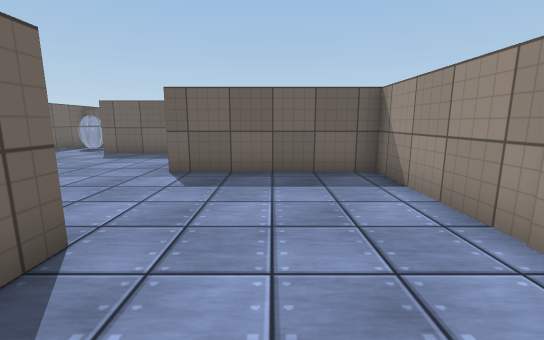
[1] (above)

24 first-person views from a walk through a scene from a Unity 3-D project. The camera is 1.2 m above the floor, tilts 10° down and sees 90° across. The floor is counted in squares, 1 m on a side. Each view is taken from the middle of a square. On the plan, view 1 faces up. The plan holds only what a view shows up to about 13 squares ahead; the rest is blank. Surface patterns are stand-ins for the level's own textures.

[2]
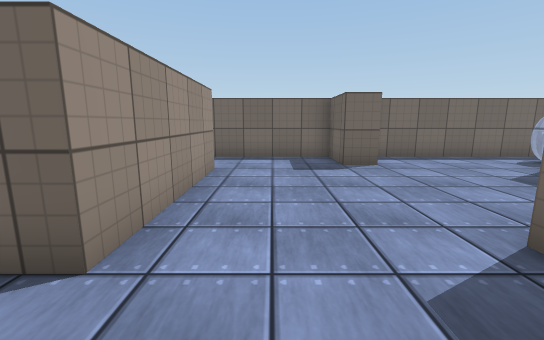

[3]
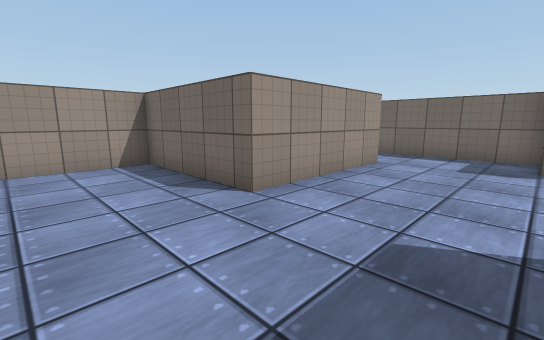

[4]
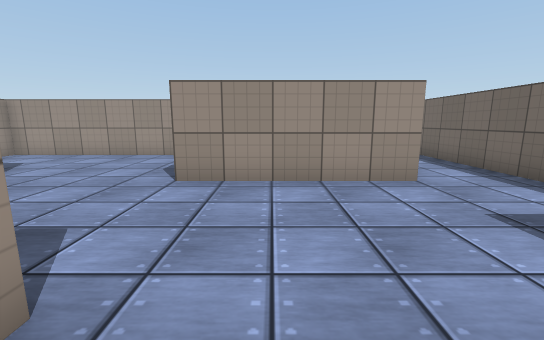

[5]
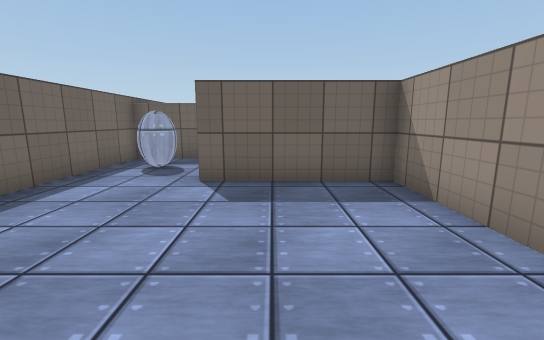

[6]
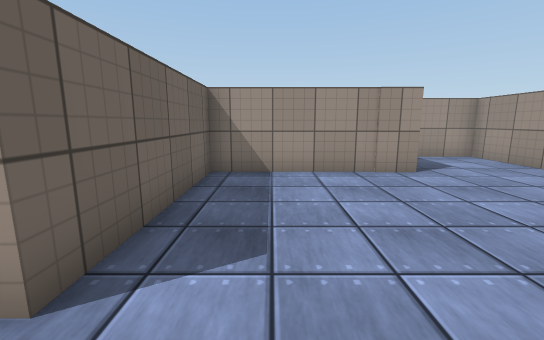

[7]
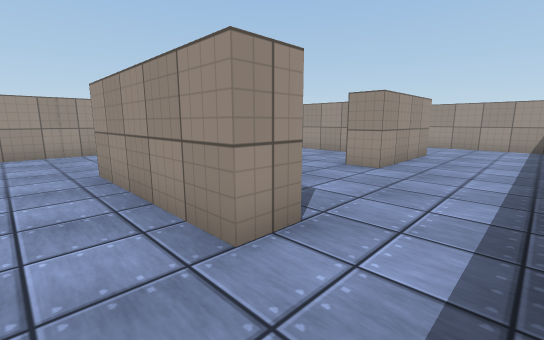

[8]
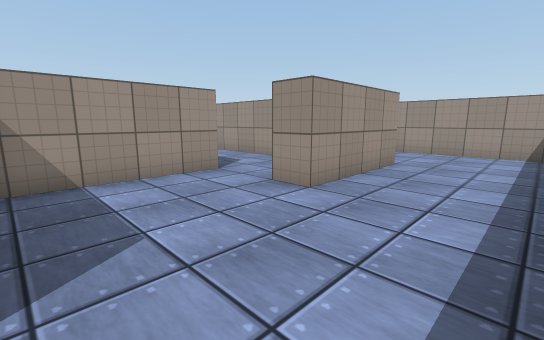

[9]
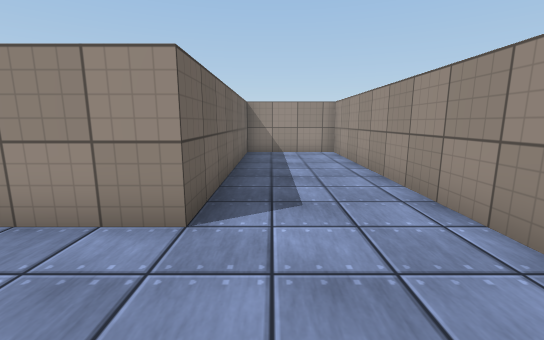

[10]
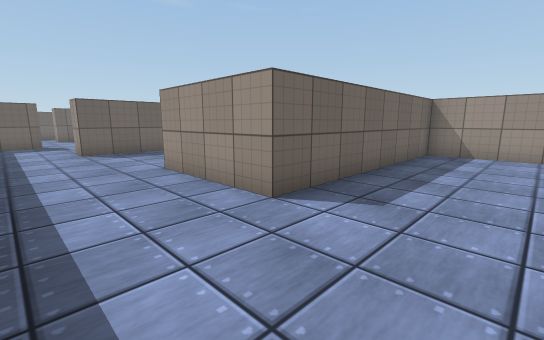

[11]
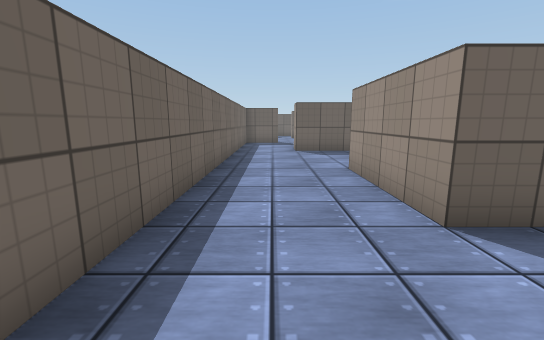

[12]
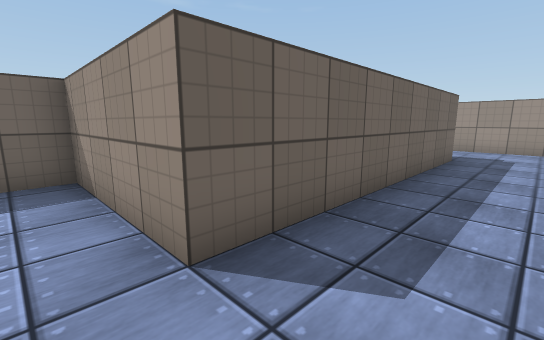

[13]
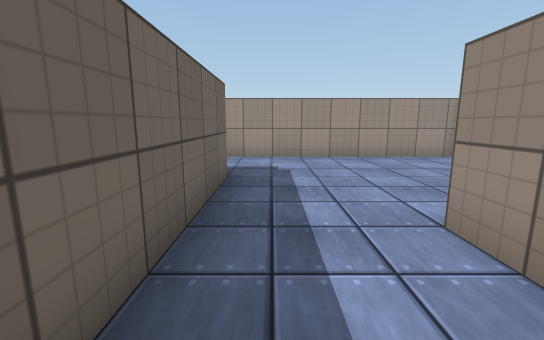

[14]
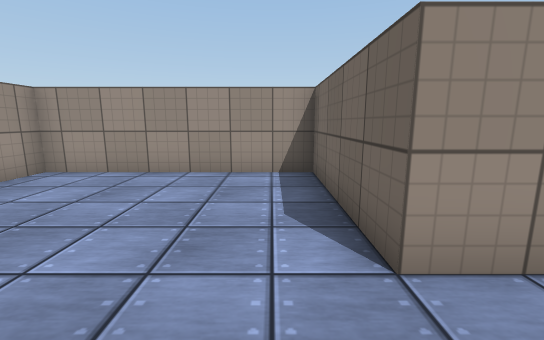

[15]
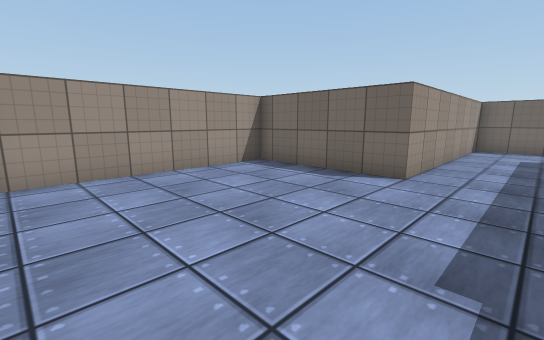

[16]
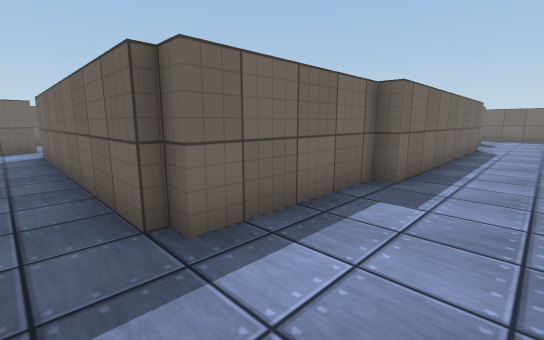

[17]
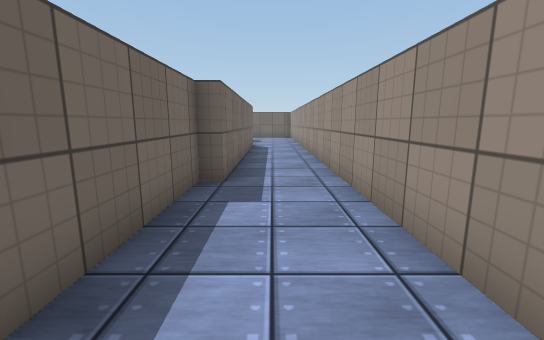

[18]
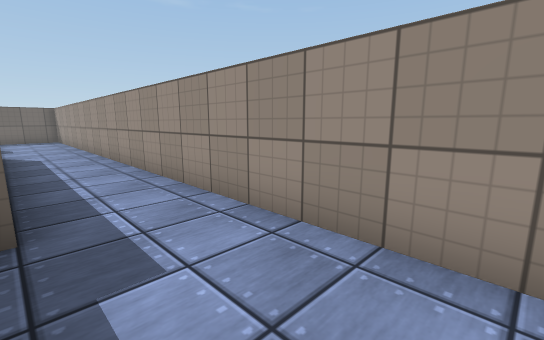

[19]
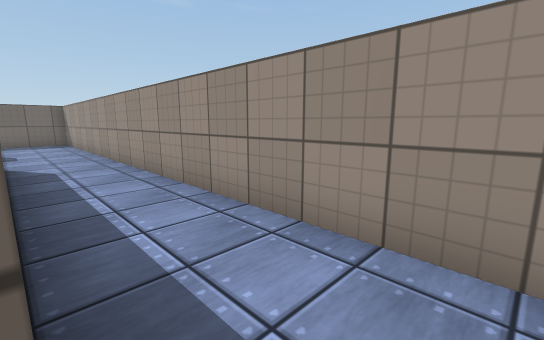

[20]
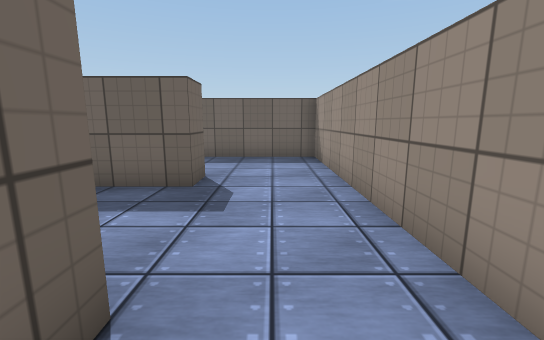

[21]
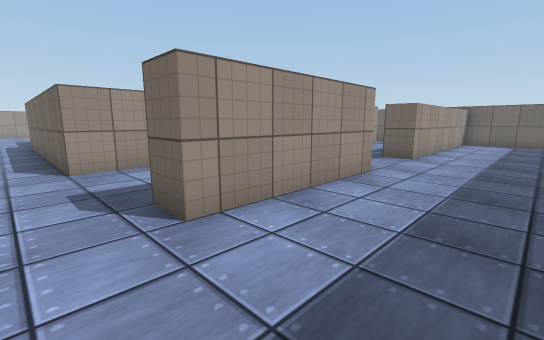

[22]
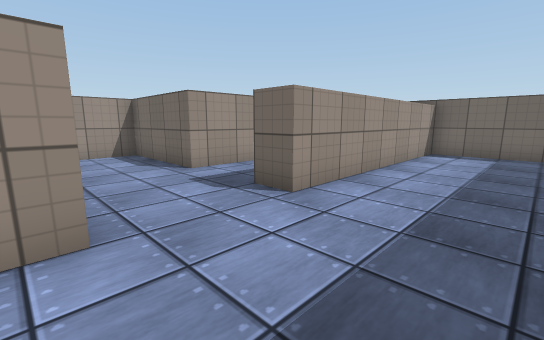

[23]
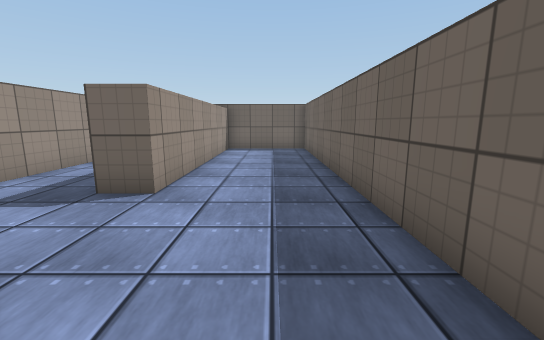

[24]
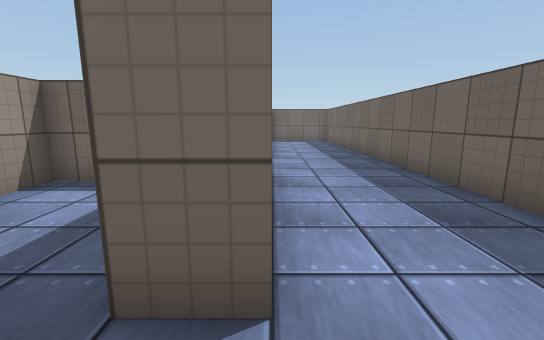

### Floor plan
Points are (right, up) in squares from view 1. A wall is a line through its corners. A room is listed if a view was taken in it or the views show most of it. See-through windows are left out.
Room 1 (views 1, 2, 3, 4, 5, 6, 7)
walls: (-7.6, 7.1) (-7.6, 6) (-9.5, 6) (-9.5, 1.5); (-7, 1.5) (-7, 2.5) (-2, 2.5) (-2, -2) (5.5, -2) (5.5, -0.1); (2.6, 1.4) (2.6, 6.5) (-2.5, 6.5) (-2.5, 10.5) (-6.5, 10.5); (-7.4, 14) (-9.5, 14) (-9.5, 7.6)
ways out: opening at (-8.5, 2) to room 2; opening at (-7, 12) to room 4; gap at (-8, 13) to room 4
Room 2 (views 8, 9, 10, 11)
walls: (-3, -3) (-3, 1.5) (-7, 1.5); (-9.1, -10.5) (2, -10.5) (2, -7) (-6, -7) (-6, -3) (-5, -3); (-9.5, 1.5) (-9.5, -8.6)
ways out: opening at (-8.5, 2) to room 1; opening at (-4, -3) to room 3
Room 3 (views 12, 13, 14, 15, 16, 17, 18, 19)
walls: (6.1, -3) (-3, -3); (7, 1.5) (6.5, 1.5) (6.5, -2.7) (6, -2.7); (-5, -3) (-5, -6) (3, -6) (3, -10.5) (9.5, -10.5) (9.5, 0.5)
ways out: opening at (-4, -3) to room 2; opening at (8.5, 1.5) to room 4
Room 4 (views 20, 21, 22, 23, 24)
walls: (2.5, 11.4) (2.5, 10.5) (3.6, 10.5); (1.4, 15) (6.5, 15) (6.5, 14) (4.6, 14); (5.1, 10.5) (7, 10.5) (7, 1.5); (-5.2, 11.5) (-1.5, 11.5) (-1.5, 7.5) (0.2, 7.5); (9.5, 0.5) (9.5, 18.5) (-9.5, 18.5) (-9.5, 15) (-1.5, 15) (-1.5, 14)
ways out: opening at (-7, 12) to room 1; gap at (-8, 13) to room 1; opening at (8.5, 1.5) to room 3

Positions as (right, up) in squares from view 1, and headings:
1: (0, 0), facing up
2: (0, 4), facing left
3: (1, 6), facing down-left
4: (-4, 8), facing down
5: (-5, 5), facing up
6: (-4, 5), facing right
7: (-9, 4), facing down-right
8: (-9, 1), facing down-right
9: (-9, -8), facing right
10: (-9, -10), facing up-right
11: (-8, -10), facing up
12: (-4, -5), facing up-right
13: (0, -4), facing right
14: (4, -4), facing down
15: (9, -4), facing down-left
16: (9, -4), facing up-left
17: (8, -4), facing up
18: (7, -2), facing up-right
19: (7, 1), facing up-right
20: (8, 9), facing up
21: (8, 18), facing down-left
22: (2, 18), facing down-left
23: (3, 17), facing left
24: (8, 15), facing left
